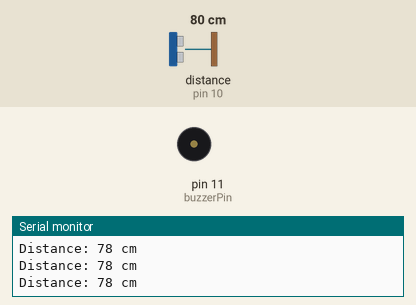
Bench run of a sketch on a simulated Arduino Uno, built with avr-gcc and run on an emulated ATmega328P. On the bench: buzzer (waves = sounding), the last lines printed to the serial monitor. Wiring (inferred from the names in the program): ultrasonic range finder: trigger pin 9; echo pin 10. Inputs (shaded band) come from the test bench; at power-on: distance to the obstacle (sensor on pin 10) 80 cm. The echo pulse lasts 58.3 µs per cm.

Above: at 1.3 s.
1.4 s: distance to the obstacle (sensor on pin 10) set to 97 cm
2.9 s: distance to the obstacle (sensor on pin 10) set to 108 cm
At 3.7 s:
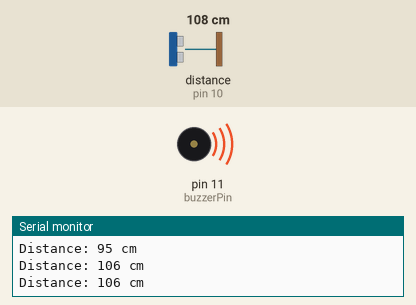
4.5 s: distance to the obstacle (sensor on pin 10) set to 35 cm
At 5.4 s:
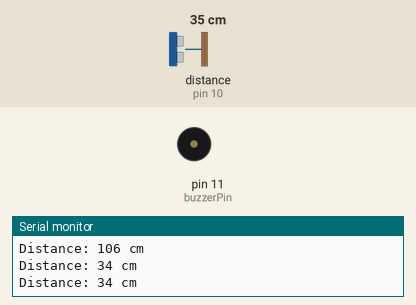
Timing chart, 0 to 7.5 s (numbered marks = the images above; inputs shaded):
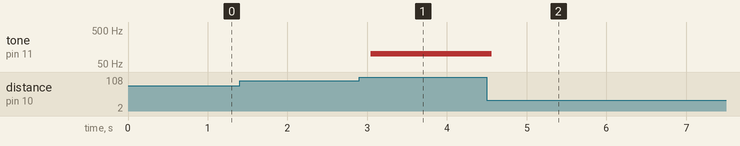

Measured:
- the behaviour switches between 102 and 103 cm on distance to the obstacle (sensor on pin 10) (found by bisection; images 0 and 1)
- after the input at 2.9 s, tone on pin 11 (buzzerPin): silent → 100 Hz after 0.14 s
- after the input at 4.5 s, tone on pin 11 (buzzerPin): 100 Hz → silent after 0.06 s

The sketch:

ultrasonic_v2.ino
```cpp
// Define the pins for the ultrasonic sensor
const int trigPin = 9;  // Trig pin of the ultrasonic sensor
const int echoPin = 10; // Echo pin of the ultrasonic sensor

// Define the pin for the buzzer
const int buzzerPin = 11;

void setup() {
  // Initialize serial communication
  Serial.begin(9600);

  // Set the trigPin as an OUTPUT
  pinMode(trigPin, OUTPUT);

  // Set the echoPin as an INPUT
  pinMode(echoPin, INPUT);

  // Set the buzzerPin as an OUTPUT
  pinMode(buzzerPin, OUTPUT);
}

void loop() {
  // Trigger the ultrasonic sensor
  digitalWrite(trigPin, LOW);
  delayMicroseconds(2);
  digitalWrite(trigPin, HIGH);
  delayMicroseconds(10);
  digitalWrite(trigPin, LOW);

  // Measure the echo duration
  long duration = pulseIn(echoPin, HIGH);

  // Calculate distance in centimeters
  int distance = duration * 0.034 / 2;

  // Print the distance to the Serial Monitor
  Serial.print("Distance: ");
  Serial.print(distance);
  Serial.println(" cm");

  // Check if the distance is more than 100cm
  if (distance > 100) {
    // If yes, turn on the buzzer
    tone(buzzerPin, 100);
  } else {
    // If no, turn off the buzzer
    //digitalWrite(buzzerPin, LOW);
    noTone(buzzerPin);
  }

  // Wait for a moment before the next measurement
  delay(500);
}
```
